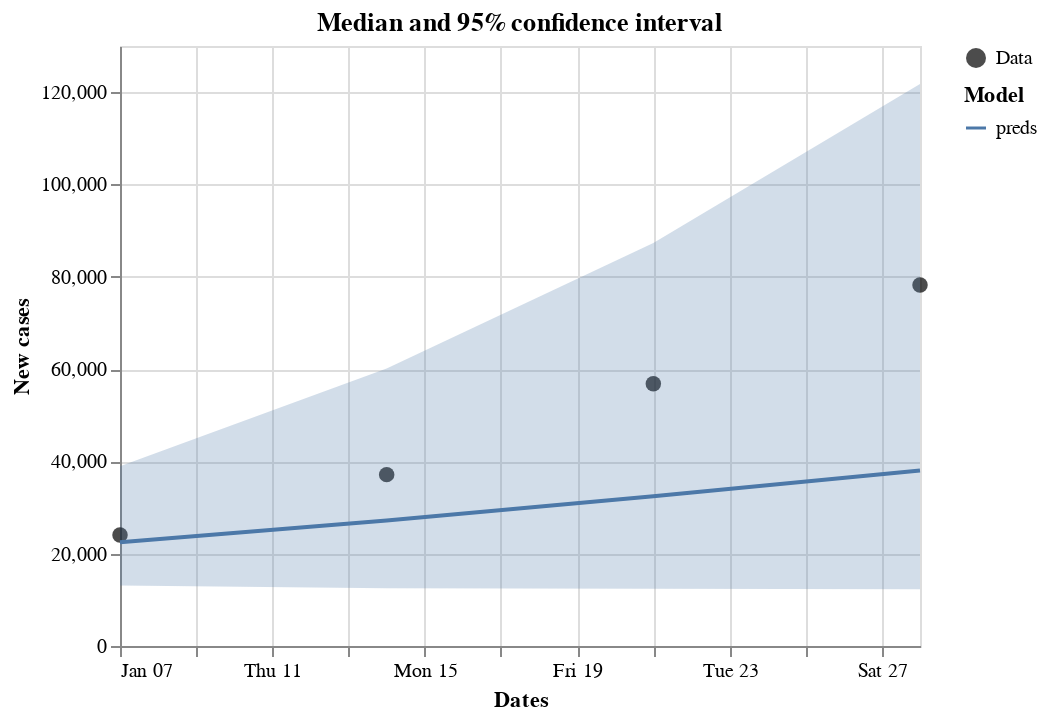

Notebook cell for this chart:
### Markdown cell above
Let's see a plot comparing the cases and predictions:

### Code cell
score.plot_predictions()

### Figure 1 — Vega-Lite specification as saved in the notebook (floating-point values rounded to 4 significant figures)
{"config": {"view": {"continuousWidth": 300, "continuousHeight": 300}}, "layer": [{"data": {"name": "data-29ecc38660171da64425f75f631aaee5"}, "mark": {"type": "circle", "size": 60}, "encoding": {"color": {"field": "legend", "legend": {"title": null}, "scale": {"range": ["black"]}, "type": "nominal"}, "x": {"field": "dates", "type": "temporal"}, "y": {"field": "casos", "type": "quantitative"}}}, {"data": {"name": "data-7eedb1b84ef7db41c7139059727cd12e"}, "mark": {"type": "line"}, "encoding": {"color": {"field": "model", "legend": {"title": "Model"}, "type": "nominal"}, "x": {"field": "dates", "title": "Dates", "type": "temporal"}, "y": {"field": "preds", "title": "New cases", "type": "quantitative"}}, "title": "Median and 95% confidence interval"}, {"data": {"name": "data-7eedb1b84ef7db41c7139059727cd12e"}, "mark": {"type": "area", "opacity": 0.25}, "encoding": {"color": {"field": "model", "legend": null, "type": "nominal"}, "x": {"field": "dates", "type": "temporal"}, "y": {"field": "lower", "type": "quantitative"}, "y2": {"field": "upper"}}, "title": "Median and 95% confidence interval"}, {"data": {"name": "data-7eedb1b84ef7db41c7139059727cd12e"}, "mark": {"type": "point"}, "encoding": {"color": {"field": "model", "legend": null, "type": "nominal"}, "opacity": {"condition": {"param": "param_1", "value": 1, "empty": false}, "value": 0}, "x": {"field": "dates", "title": "Dates", "type": "temporal"}, "y": {"field": "preds", "title": "New cases", "type": "quantitative"}}, "title": "Median and 95% confidence interval"}, {"data": {"name": "data-7a5ad9f23c9bd3eae0106bcb15a2bf68"}, "mark": {"type": "rule", "color": "gray"}, "encoding": {"opacity": {"condition": {"param": "param_1", "value": 0.3, "empty": false}, "value": 0}, "tooltip": [{"field": "dates", "title": "Date", "type": "temporal"}, {"field": "preds", "format": ".0f", "type": "quantitative"}, {"field": "cases", "format": ".0f", "type": "quantitative"}], "x": {"field": "dates", "type": "temporal"}}, "name": "view_1", "transform": [{"pivot": "model", "value": "preds", "groupby": ["dates"]}]}], "height": 300, "params": [{"name": "param_1", "select": {"type": "point", "fields": ["dates"], "nearest": true, "on": "pointerover"}, "views": ["view_1"]}], "resolve": {"scale": {"color": "independent"}}, "width": 400, "$schema": "https://vega.github.io/schema/vega-lite/v5.17.0.json", "datasets": {"data-29ecc38660171da64425f75f631aaee5": [{"dates": "2024-01-07T00:00:00", "casos": 24030.0, "legend": "Data"}, {"dates": "2024-01-14T00:00:00", "casos": 37130.0, "legend": "Data"}, {"dates": "2024-01-21T00:00:00", "casos": 56830.0, "legend": "Data"}, {"dates": "2024-01-28T00:00:00", "casos": 78220.0, "legend": "Data"}], "data-7eedb1b84ef7db41c7139059727cd12e": [{"dates": "2024-01-07T00:00:00", "preds": 22470.0, "lower": 13090.0, "upper": 38920.0, "adm_1": "MG", "model": "preds"}, {"dates": "2024-01-14T00:00:00", "preds": 27210.0, "lower": 12530.0, "upper": 60130.0, "adm_1": "MG", "model": "preds"}, {"dates": "2024-01-21T00:00:00", "preds": 32450.0, "lower": 12390.0, "upper": 87340.0, "adm_1": "MG", "model": "preds"}, {"dates": "2024-01-28T00:00:00", "preds": 38010.0, "lower": 12320.0, "upper": 121800.0, "adm_1": "MG", "model": "preds"}], "data-7a5ad9f23c9bd3eae0106bcb15a2bf68": [{"dates": "2024-01-07T00:00:00", "preds": 22470.0, "lower": 13090.0, "upper": 38920.0, "adm_1": "MG", "model": "preds", "legend": null}, {"dates": "2024-01-14T00:00:00", "preds": 27210.0, "lower": 12530.0, "upper": 60130.0, "adm_1": "MG", "model": "preds", "legend": null}, {"dates": "2024-01-21T00:00:00", "preds": 32450.0, "lower": 12390.0, "upper": 87340.0, "adm_1": "MG", "model": "preds", "legend": null}, {"dates": "2024-01-28T00:00:00", "preds": 38010.0, "lower": 12320.0, "upper": 121800.0, "adm_1": "MG", "model": "preds", "legend": null}, {"dates": "2024-01-07T00:00:00", "preds": 24030.0, "lower": null, "upper": null, "adm_1": null, "model": "cases", "legend": "Data"}, {"dates": "2024-01-14T00:00:00", "preds": 37130.0, "lower": null, "upper": null, "adm_1": null, "model": "cases", "legend": "Data"}, {"dates": "2024-01-21T00:00:00", "preds": 56830.0, "lower": null, "upper": null, "adm_1": null, "model": "cases", "legend": "Data"}, {"dates": "2024-01-28T00:00:00", "preds": 78220.0, "lower": null, "upper": null, "adm_1": null, "model": "cases", "legend": "Data"}]}}
